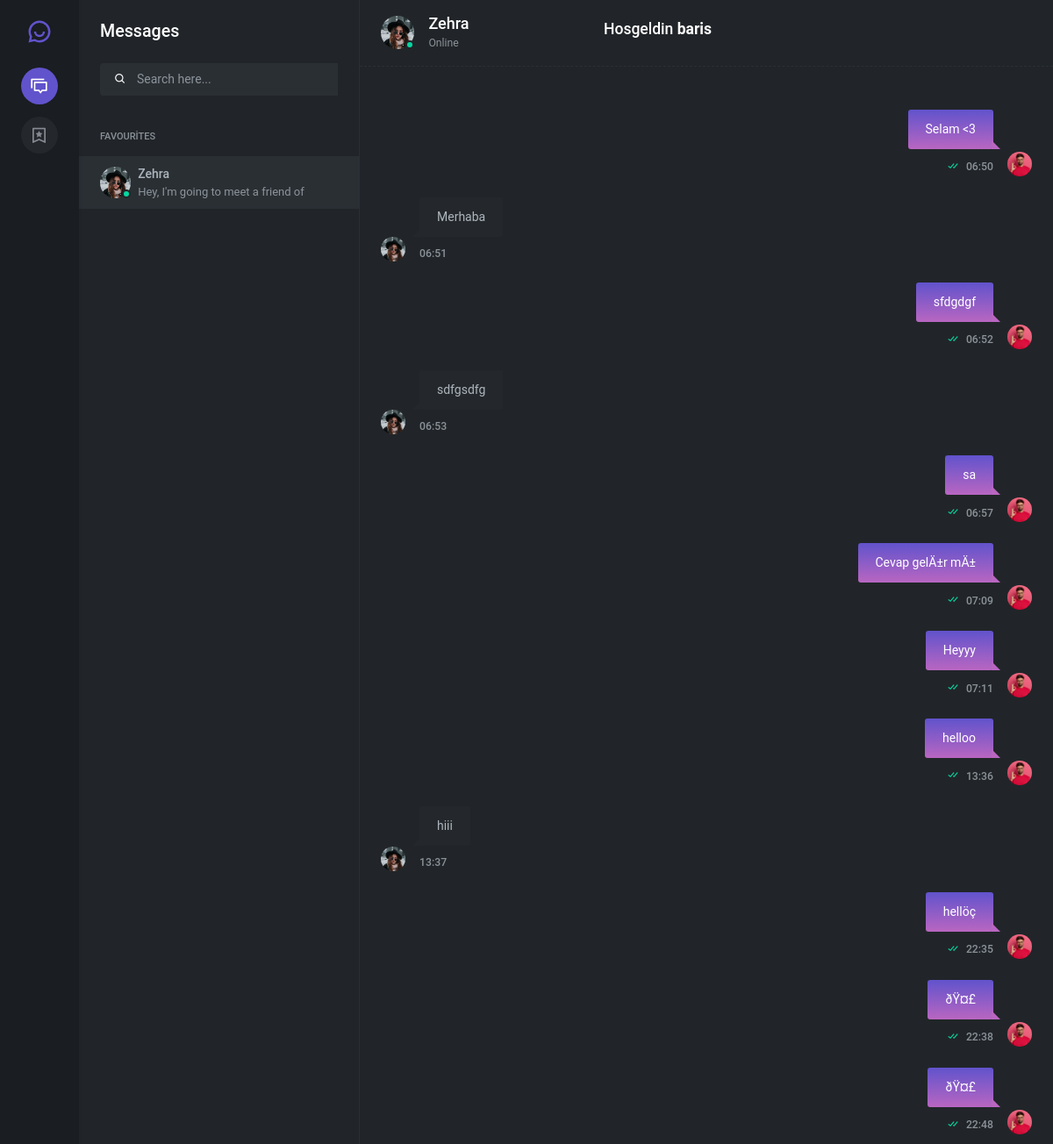
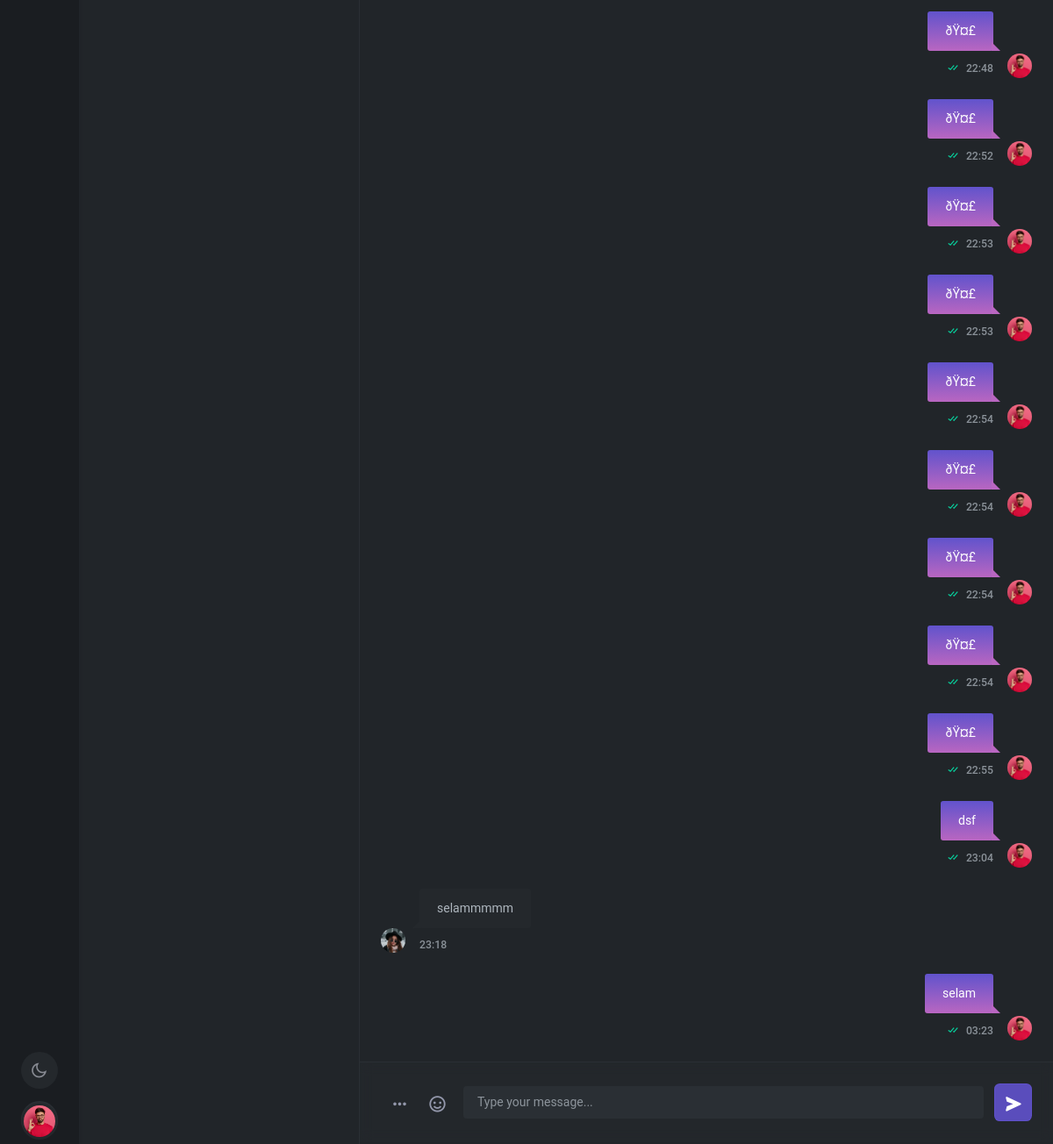
The app's page /index.php (signed in) with its own data (2 pictures, top to bottom).
### tables this page shows
CREATE TABLE `user` (
  `id` int(11) NOT NULL,
  `names` varchar(255) NOT NULL,
  `avatar` varchar(255) NOT NULL DEFAULT '0',
  `pass` int(255) NOT NULL,
  `types` int(55) NOT NULL DEFAULT 0
);

CREATE TABLE `messagebox` (
  `id` int(11) NOT NULL,
  `messages` varchar(255) NOT NULL,
  `message_type` int(55) NOT NULL,
  `message_id` int(11) NOT NULL,
  `deleted` int(11) DEFAULT 0,
  `dates` varchar(255) NOT NULL
);

### index.php (the view, shortened to what this page needs)
<?php include "conn.php";
?>
<!doctype html>
<html lang="tr">
<head>
    <link rel="stylesheet" href="assets/libs/glightbox/css/glightbox.min.css">
    <link rel="stylesheet" href="assets/libs/%40simonwep/pickr/themes/nano.min.css">
    <link rel="stylesheet" href="assets/libs/swiper/swiper-bundle.min.css">
    <link href="assets/css/bootstrap.min.css" id="bootstrap-style" rel="stylesheet" type="text/css">
    <link href="assets/css/icons.min.css" rel="stylesheet" type="text/css">
    <link href="assets/css/app.min.css" id="app-style" rel="stylesheet" type="text/css">
</head>
<body data-bs-theme="dark">
    <div class="layout-wrapper d-lg-flex">
        <div class="side-menu flex-lg-column">
            <div class="navbar-brand-box">
                <a href="index.html" class="logo logo-dark">
                    <span class="logo-sm">
                    </span>
                </a>
            </div>
            <div class="flex-lg-column my-0 sidemenu-navigation">
                <ul class="nav nav-pills side-menu-nav" role="tablist">
                    <li class="nav-item">
                        <a class="nav-link active" id="pills-chat-tab" data-bs-toggle="pill" href="#pills-chat"
                            role="tab">
                            <i class="ri-discuss-line"></i>
                        </a>
                    </li>
                    <li class="nav-item">
                        <a class="nav-link" id="pills-bookmark-tab" data-bs-toggle="pill" href="#pills-bookmark"
                            role="tab">
                            <i class="ri-bookmark-3-line"></i>
                        </a>
                    </li>
                    <li class="nav-item mt-lg-auto">
                        <a class="nav-link light-dark-mode" href="#">
                            <i class="ri-moon-line"></i>
                        </a>
                    </li>
                    <li class="nav-item dropdown profile-user-dropdown">
                        <a class="nav-link dropdown-toggle bg-light" href="#" role="button" data-bs-toggle="dropdown"
                            aria-haspopup="true" aria-expanded="false">
                            <img src="assets/images/users/avatar-1.jpg" alt="" class="profile-user rounded-circle">
                        </a>
                    </li>
                </ul>
            </div>
        </div>
        <div class="chat-leftsidebar">
            <div class="tab-content">
                <div class="tab-pane show active" id="pills-chat" role="tabpanel" aria-labelledby="pills-chat-tab">
                    <div>
                        <div class="px-4 pt-4">
                            <div class="d-flex align-items-start">
                                <div class="flex-grow-1">
                                    <h4 class="mb-4">Messages </h4>
                                </div>
                            </div>
                            <form>
                                <div class="input-group search-panel mb-3">
                                    <input type="text" class="form-control bg-light border-0" id="searchChatUser"
                                        onkeyup="searchUser()" placeholder="Search here..."
                                        aria-label="Example text with button addon" aria-describedby="searchbtn-addon"
                                        autocomplete="off">
                                    <button class="btn btn-light p-0" type="button" id="searchbtn-addon"><i
                                            class='bx bx-search align-middle'></i></button>
                                </div>
                            </form>
                        </div>
                        <div class="chat-room-list" data-simplebar="">
                            <h5 class="mb-3 px-4 mt-4 fs-11 text-muted text-uppercase">Favourites</h5>
                            <div class="chat-message-list">
                                <ul class="list-unstyled chat-list chat-user-list" id="favourite-users">
                                    <?php
                                        $dashSelect = "SELECT * FROM user WHERE types!='".$_SESSION['types']."'";
                                        $dashResult = $conn->query($dashSelect);
                                        if ($dashResult->num_rows > 0) {
                                            while($dashRow = $dashResult->fetch_assoc()) {
                                               $zehra = $dashRow['names'];
                                    ?>
                                    <li id="contact-id-<?=$dashRow['id'];?>" data-name="favorite" class="active"> <a
                                            href="javascript: void(0);" class="unread-msg-user">
                                            <div class="d-flex align-items-center">
                                                <div class="chat-user-img online align-self-center me-2 ms-0"> <img
                                                        src="assets/images/users/<?=$dashRow['avatar'];?>"
                                                        class="rounded-circle avatar-xs" alt=""><span
                                                        class="user-status"></span> </div>
                                                <div class="overflow-hidden me-2">
                                                    <p class="text-truncate chat-username mb-0"><?=$dashRow['names'];?></p>
                                                    <p class="text-truncate text-muted fs-13 mb-0">Hey, I'm going to
                                                        meet a friend of</p>
                                                </div>
                                            </div>
                                        </a>
                                    </li>
                                    <?php } }?>
                                </ul>
                            </div>
                        </div>
                    </div>
                </div>
            </div>
        </div>
        <div class="user-chat w-100 overflow-hidden">
            <div class="chat-content d-lg-flex">
                <div class="w-100 overflow-hidden position-relative">
                    <div id="users-chat" class="position-relative">
                        <div class="py-3 user-chat-topbar">
                            <div class="row align-items-center">
                                <div class="col-sm-4 col-8">
                                    <div class="d-flex align-items-center">
                                        <div class="flex-grow-1 overflow-hidden">
                                            <div class="d-flex align-items-center">
                                                <div
                                                    class="flex-shrink-0 chat-user-img online user-own-img align-self-center me-3 ms-0">
                                                    <img src="assets/images/users/avatar-2.jpg"
                                                        class="rounded-circle avatar-sm" alt="">
                                                    <span class="user-status"></span>
                                                </div>
                                                <div class="flex-grow-1 overflow-hidden">
                                                    <h6 class="text-truncate mb-0 fs-18"><a href="#"
                                                            class="user-profile-show text-reset"><?=$zehra?></a></h6>
                                                    <p class="text-truncate text-muted mb-0"><small>
                                                        <?php
                                                            if($_SESSION !== $_SESSION["types"]){
                                                              echo  "Online";
                                                            }else{
                                                                echo  "Offline";
                                                            }
                                                        ?>
                                                    </small></p>
                                                </div>
                                            </div>
                                        </div>
                                    </div>
                                </div>
                                <div class="col-sm-8 col-4">
                                <h5>Hosgeldin <strong><?=  $_SESSION["user"];?></strong></h5>
                                </div>
                            </div>
                        </div>
                        <div class="chat-conversation p-3 p-lg-4 " id="chat-conversation" data-simplebar="">
                        <ul class="list-unstyled chat-conversation-list" id="users-conversation">
                        <?php
                            $dashSelectMesg = "SELECT * FROM messagebox";
                            $dashResultMsg = $conn->query($dashSelectMesg);
                            if ($dashResultMsg->num_rows > 0) {
                                while($dashMsgRow = $dashResultMsg->fetch_assoc()) {
                                    if($dashMsgRow['message_id'] !== $_SESSION["types"]){
                        ?>
                            <li class="chat-list left" id="10">
                                <div class="conversation-list">
                                    <div class="chat-avatar">
                                        <img src="assets/images/users/avatar-2.jpg" alt="">
                                    </div>
                                    <div class="user-chat-content">
                                        <div class="ctext-wrap">
                                        <div class="ctext-wrap-content" id="1">
                                            <p class="mb-0 ctext-content"><?= $dashMsgRow['messages']?></p>
                                        </div>
                                        </div>
                                        <div class="conversation-name">
                                            <small class="text-muted time"><?= $dashMsgRow['dates']?></small>
                                        </div>
                                    </div>
                                </div>
                            </li>
                            <?php } else{?>
                            <li class="chat-list right" id="11">
                                <div class="conversation-list">
                                    <div class="chat-avatar">
                                        <img src="assets/images/users/avatar-1.jpg" alt="">
                                    </div>
                                    <div class="user-chat-content">
                                        <div class="ctext-wrap">
                                        <div class="ctext-wrap-content" id="1">
                                            <p class="mb-0 ctext-content"><?= $dashMsgRow['messages']?></p>
                                        </div>
                                        </div>
                                        <div class="conversation-name">
                                            <small class="text-muted time"><?= $dashMsgRow['dates']?></small>
                                            <span class="text-success check-message-icon"><i class="bx bx-check-double"></i></span>
                                        </div>
                                    </div>
                                </div>
                            </li>
                        <?php }}}?>
                        </ul>
                   </div>
                    </div>
                    <div class="position-relative">
                        <div class="chat-input-section p-4 border-top">
                            <form id="chatinput-form" enctype="multipart/form-data" action="" method="POST">
                                <div class="row g-0 align-items-center">
                                    <div class="col-auto">
                                        <div class="chat-input-links me-md-2">
                                            <div class="links-list-item" data-bs-toggle="tooltip"
                                                data-bs-trigger="hover" data-bs-placement="top" title="More">
                                                <button type="button"
                                                    class="btn btn-link text-decoration-none btn-lg waves-effect"
                                                    data-bs-toggle="collapse" data-bs-target="#chatinputmorecollapse"
                                                    aria-expanded="false" aria-controls="chatinputmorecollapse">
                                                    <i class="bx bx-dots-horizontal-rounded align-middle"></i>
                                                </button>
                                            </div>
                                            <div class="links-list-item" data-bs-toggle="tooltip"
                                                data-bs-trigger="hover" data-bs-placement="top" title="Emoji">
                                                <button type="button"
                                                    class="btn btn-link text-decoration-none btn-lg waves-effect emoji-btn"
                                                    id="emoji-btn">
                                                    <i class="bx bx-smile align-middle"></i>
                                                </button>
                                            </div>
                                        </div>
                                    </div>
                                   <div class="col">
                                        <div class="position-relative">
                                            <input autocomplete="off" type="text"
                                                class="form-control  bg-light border-0 chat-input" autofocus=""
                                                id="chat-input" placeholder="Type your message..." name="messagesContent">
                                        </div>
                                    </div>
                                    <div class="col-auto">
                                        <div class="chat-input-links ms-2 gap-md-1">
                                            <div class="links-list-item">
                                                <button name="messageSubmit" type="submit"
                                                    class="btn btn-primary btn-lg chat-send waves-effect waves-light"
                                                    data-bs-toggle="collapse"
                                                    data-bs-target=".chat-input-collapse1.show">
                                                    <i class="bx bxs-send align-middle" id="submit-btn"></i>
                                                </button>
                                            </div>
                                        </div>
                                    </div>
                                </div>
                            </form>
                        </div>
                    </div>
                </div>
            </div>
        </div>
    </div>
</body>
</html>

### records on screen
user: avatar (picture), names "Zehra"
messagebox: message_id 1 (drawn), messages "Selam <3", dates "06:50"
messagebox: message_id 0 (drawn), messages "Merhaba", dates "06:51"
messagebox: message_id 1 (drawn), messages "sfdgdgf", dates "06:52"
messagebox: message_id 0 (drawn), messages "sdfgsdfg", dates "06:53"
messagebox: message_id 1 (drawn), messages "sa", dates "06:57"
messagebox: message_id 1 (drawn), messages "Cevap gelÄ±r mÄ±", dates "07:09"
messagebox: message_id 1 (drawn), messages "Heyyy", dates "07:11"
messagebox: message_id 1 (drawn), messages "helloo", dates "13:36"
messagebox: message_id 0 (drawn), messages "hiii", dates "13:37"
messagebox: message_id 1 (drawn), messages "hellöç", dates "22:35"
messagebox: message_id 1 (drawn), messages "ðŸ¤£", dates "22:38"
messagebox: message_id 1 (drawn), messages "ðŸ¤£", dates "22:48"
messagebox: message_id 1 (drawn), messages "ðŸ¤£", dates "22:48"
messagebox: message_id 1 (drawn), messages "ðŸ¤£", dates "22:52"
messagebox: message_id 1 (drawn), messages "ðŸ¤£", dates "22:53"
messagebox: message_id 1 (drawn), messages "ðŸ¤£", dates "22:53"
messagebox: message_id 1 (drawn), messages "ðŸ¤£", dates "22:54"
messagebox: message_id 1 (drawn), messages "ðŸ¤£", dates "22:54"
messagebox: message_id 1 (drawn), messages "ðŸ¤£", dates "22:54"
messagebox: message_id 1 (drawn), messages "ðŸ¤£", dates "22:54"
messagebox: message_id 1 (drawn), messages "ðŸ¤£", dates "22:55"
messagebox: message_id 1 (drawn), messages "dsf", dates "23:04"
messagebox: message_id 0 (drawn), messages "selammmmm", dates "23:18"
messagebox: message_id 1 (drawn), messages "selam", dates "03:23"

### other values on screen
$_SESSION["user"] "baris"
